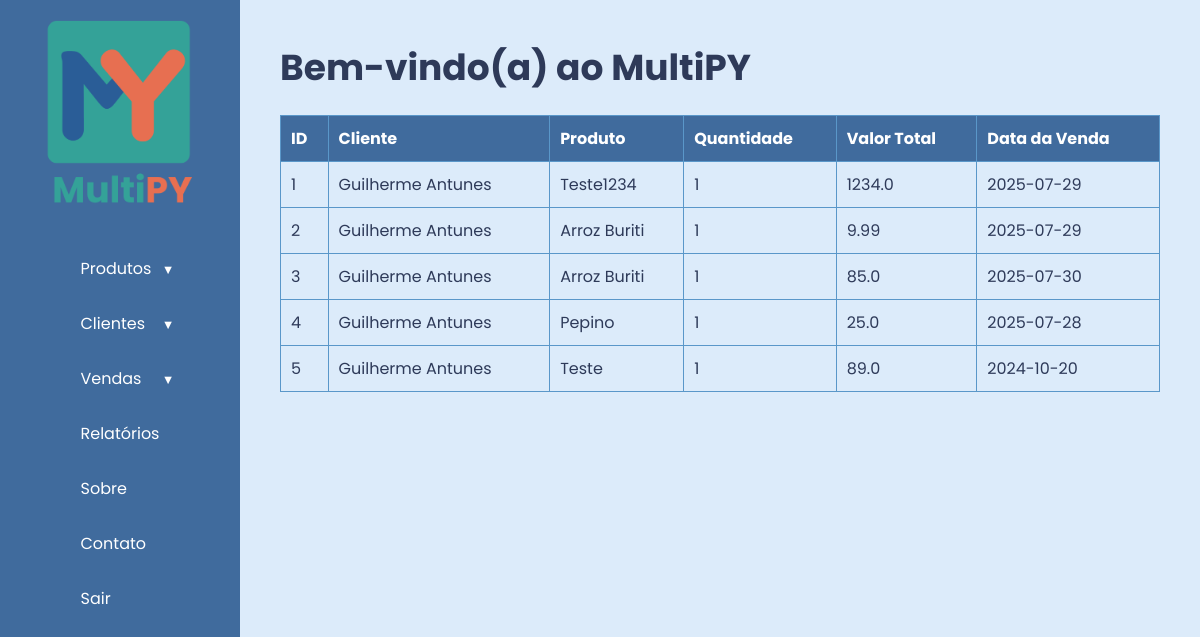
The page /list_sale (signed in) on the database its author committed.
### tables this page shows
CREATE TABLE vendas (
        id INTEGER PRIMARY KEY AUTOINCREMENT,
        id_cliente INTEGER NOT NULL,
        id_produto INTEGER NOT NULL,
        quantidade INTEGER NOT NULL,
        preco_total REAL NOT NULL,
        data_venda TIMESTAMP DEFAULT CURRENT_TIMESTAMP,
        FOREIGN KEY (id_cliente) REFERENCES clientes(id),
        FOREIGN KEY (id_produto) REFERENCES produtos(id)
    );

### app.py (the view)
@app.route('/list_sale')
@login_required
def list_sale():
    return render_template('list_vendas.html', vendas=get_vendas())

### app.py (called while the page is built)
def login_required(view_func):
    @wraps(view_func)
    def wrapper(*args, **kwargs):
        if 'usuario' not in session:
            return redirect(url_for('login'))
        return view_func(*args, **kwargs)
    return wrapper

### funcoes.py (called while the page is built)
def get_vendas():
    conn = sqlite3.connect('database.db')
    cursor = conn.cursor()
    cursor.execute('''
        SELECT v.id,
               COALESCE(c.nome, 'Cliente excluído') AS cliente_nome,
               COALESCE(p.nome, 'Produto excluído') AS produto_nome,
               v.quantidade, v.data_venda, v.preco_total
        FROM vendas v
        LEFT JOIN clientes c ON v.id_cliente = c.id
        LEFT JOIN produtos p ON v.id_produto = p.id
    ''')
    vendas = cursor.fetchall()
    conn.close()
    return vendas

### templates/list_vendas.html (shortened to what this page needs)
<!DOCTYPE html>
<html lang="pt-br">
<head>
    <link rel="stylesheet" href="{{ url_for('static', filename='style.css') }}">
</head>
<body>
    <div class="container">
        <aside class="sidebar">
            <div class="logo-container">
                <img src="{{ url_for('static', filename='images/1.png') }}" alt="Logo MultiPY" class="logo">
            </div>
            <nav class="menu">
                <ul>
                    <li class="tem-submenu">
                        <a href="#">Produtos</a>
                    </li>
                    <li class="tem-submenu">
                        <a href="#">Clientes</a>
                    </li>
                    <li class="tem-submenu">
                        <a href="#">Vendas</a>
                    </li>
                    <li><a href="{{ url_for('relatorios') }}">Relatórios</a></li>
                    <li><a href="{{ url_for('sobre') }}">Sobre</a></li>
                    <li><a href="mailto:guilhermeantunes201008@gmail.com?subject=Suporte%20no%20sistema%20MultiPY">Contato</a></li>
                    <li><a href="{{ url_for('login') }}">Sair</a></li>
                </ul>
            </nav>
        </aside>
        <main class="content">
            <h1>Bem-vindo(a) ao MultiPY</h1>
            <div class="list">
            <table>
                <thead>
                    <tr>
                        <th>ID</th>
                        <th>Cliente</th>
                        <th>Produto</th>
                        <th>Quantidade</th>
                        <th>Valor Total</th>
                        <th>Data da Venda</th>
                    </tr>
                </thead>
                <tbody>
            {% for venda in vendas %}
            <tr>
                <td>{{ venda[0] }}</td>
                <td>{{ venda[1] }}</td>
                <td>{{ venda[2] }}</td>
                <td>{{ venda[3] }}</td>
                <td>{{ venda[5] }}</td>
                <td>{{ venda[4] }}</td>
            </tr>
            {% endfor %}
                </tbody>
            </table>
            </div>
        </main>
    </div>
</body>
</html>

### static/style.css (style rules this page uses)
:root { --azul-base: #5a97c9; --azul-escuro: #406b9d; --fundo: #dcebfa; --texto: #2e3a59; --menu-bg: #406b9d; --menu-hover: #5a97c9; --branco: #ffffff; --fonte: 'Poppins', sans-serif; }
* { margin: 0; padding: 0; box-sizing: border-box; }
body { font-family: var(--fonte); background-color: var(--fundo); color: var(--texto); }
.container { display: flex; height: 100vh; width: 100%; }
.sidebar { width: 240px; background-color: var(--menu-bg); color: var(--branco); display: flex; flex-direction: column; align-items: center; padding: 20px 0; }
.logo-container { margin-bottom: 30px; padding: 0 20px; text-align: center; }
.logo { max-width: 150px; height: auto; }
.menu ul { list-style: none; width: 100%; padding: 0; margin: 0; }
.menu ul li { width: 100%; position: relative; }
.menu ul li > a { display: block; padding: 15px 20px; color: var(--branco); text-decoration: none; transition: background 0.3s ease; position: relative; }
.menu ul li.tem-submenu > a::after { content: "▼"; position: absolute; right: 05px; top: 37%; font-size: 0.8rem; color: var(--branco); transition: transform 0.3s; }
.content { flex: 1; padding: 40px; overflow-y: auto; }
.content h1 { color: var(--texto); margin-bottom: 20px; font-size: 36px; font-weight: 700; }
.content .list { margin-top: 20px; }
.content .list table { width: 100%; border-collapse: collapse; }
.content .list table th, .content .list table td { padding: 10px; border: 1px solid var(--azul-base); text-align: left; }
.content .list table th { background-color: var(--azul-escuro); color: var(--branco); }
.content .list table tr:nth-child(even) { background-color: var(--fundo); }

### rows shown on the page
vendas: id "1", venda "Guilherme Antunes", venda "Teste1234", quantidade "1", preco_total "1234.0", data_venda "2025-07-29"
vendas: id "2", venda "Guilherme Antunes", venda "Arroz Buriti", quantidade "1", preco_total "9.99", data_venda "2025-07-29"
vendas: id "3", venda "Guilherme Antunes", venda "Arroz Buriti", quantidade "1", preco_total "85.0", data_venda "2025-07-30"
vendas: id "4", venda "Guilherme Antunes", venda "Pepino", quantidade "1", preco_total "25.0", data_venda "2025-07-28"
vendas: id "5", venda "Guilherme Antunes", venda "Teste", quantidade "1", preco_total "89.0", data_venda "2024-10-20"
